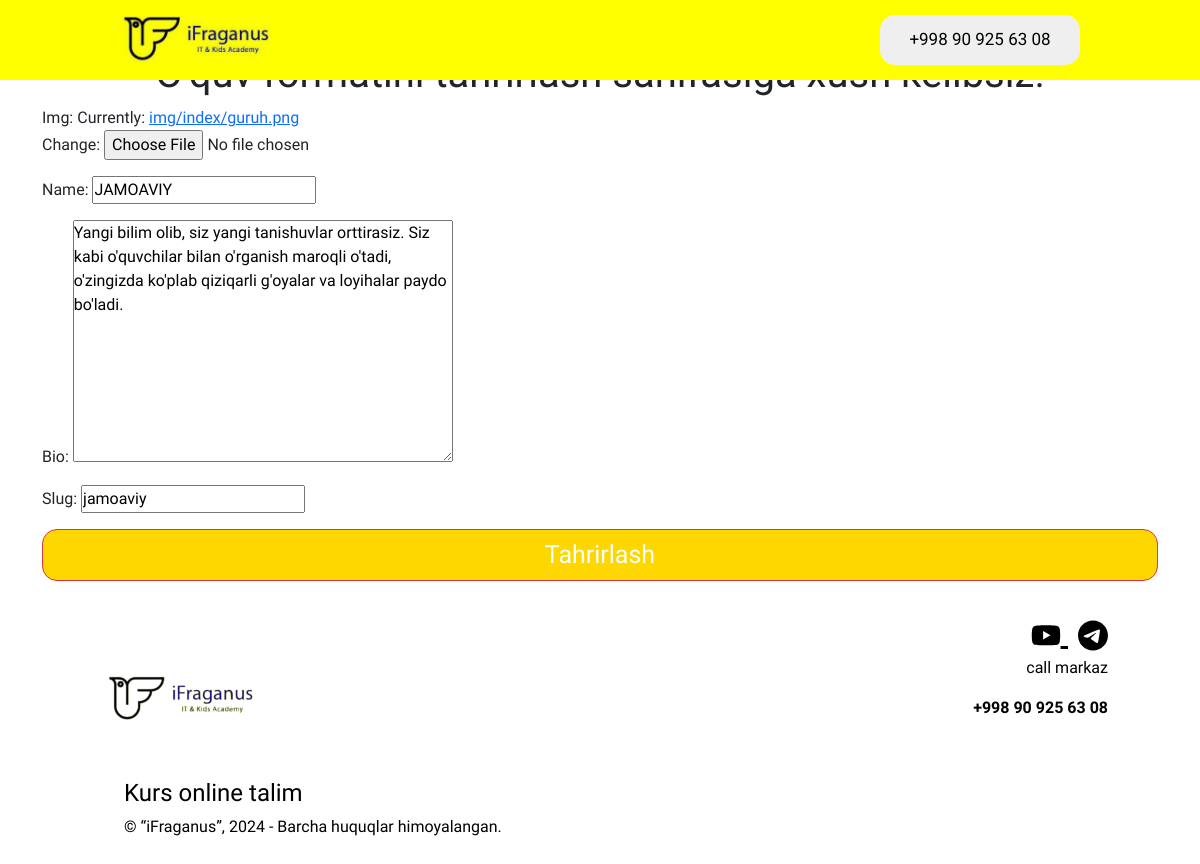
/team/edit/jamoaviy/, run on the app's committed database.
### blog/models.py (models this page shows, shortened)
class Format(models.Model):
    img = models.ImageField(upload_to='img/index')
    name = models.CharField(max_length=150)
    bio = models.TextField()
    slug = models.SlugField(max_length=150)

### blog/views.py (the view)
# urls.py: path('team/edit/<slug>/', formatUpdateView.as_view(), name="formatUpdateView"),
class formatUpdateView(UpdateView):
    model = Format
    fields = "__all__"
    template_name = "Format/formatEdit.html"

### templates/Format/formatEdit.html
{% extends 'base.html' %}
{% block content %}
<div style="margin-top:50px;">
<h1 class="text-center">O'quv formatini tahrirlash sahifasiga xush kelibsiz!</h1>
<form method="post" enctype="multipart/form-data">{%csrf_token%}
    {{form.as_p}}
    <button type="submit" class="btn btn-danger">Tahrirlash</button>
</form></div>
{% endblock content %}

### static/css/corusel.css (style rules this page uses)
* { margin: 0; padding: 0; box-sizing: border-box; font-family: 'Poppins', sans-serif; }

### static/css/main.css (style rules this page uses)
* { margin: 0; padding: 0; box-sizing: border-box; text-decoration: none; font-family: "Libre Franklin", sans-serif; font-weight: 400; list-style: none; }
*::before, *::after { font-family: 'icons'; }
:root { --bg: #fbf700; --color-text: #010101; --del-btn: #b10000; --body-bg: #f2f2f2; --icon-color-light: rgb(255, 255, 255); --icon-color-dark: #000000; --nav-bag:rgb(16, 16, 16); --text-color:white; }
.btn { text-align: center; font-size: 25px ; width: 100%; background-color:gold; border-radius: 15px; }

### data on the page
Format: name "JAMOAVIY", bio "Yangi bilim olib, siz yangi tanishuvlar orttirasiz. Siz kabi o'quvchilar bilan o'rganish maroqli o'tadi, o'zingizda ko'plab qiziqarli g'oyalar va loyihalar paydo bo'ladi.", slug "jamoaviy"
